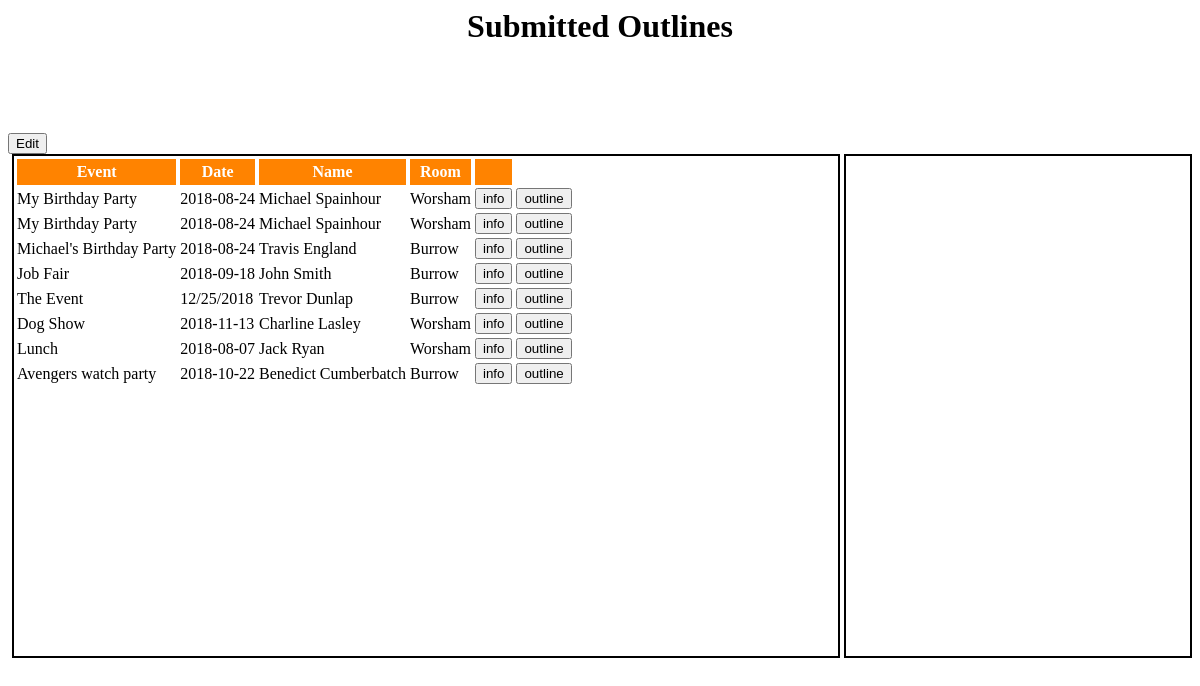
The page /admin on the database its author committed.
### tables this page shows
CREATE TABLE `users` (
	`firstname`	TEXT NOT NULL,
	`lastname`	TEXT NOT NULL,
	`phone`	TEXT NOT NULL,
	`email`	TEXT NOT NULL,
	`event`	TEXT NOT NULL,
	`eventdate`	TEXT NOT NULL,
	`starttime`	TEXT NOT NULL,
	`endtime`	TEXT NOT NULL,
	`room`	TEXT NOT NULL,
	`comments`	TEXT
);

### setup.py (the view)
@app.route('/admin')
def adminPage():
    c = sqlite3.connect('users.db')
    cur = c.cursor()
    cur.execute("SELECT DISTINCT * FROM users")
    users = cur.fetchall()
    return render_template('adminPage.html', users=users)

### templates/adminPage.html (shortened to what this page needs)
<html>
  <link rel="stylesheet" href="{{ url_for('static', filename='css/admin.css') }}">
  <head>
    <div id="header">
      <h1>Submitted Outlines</h1>
    </div>
  </head>
  <body>
    <button class="show_hide" id="edit" onclick="show_hide()">Edit</button>
    <div id="container">
      <div id="space">
      </div>
      <div id="canvas">
        <table>
          <thead class="header">
            <div id="header_div">
            <tr>
              <th>Event</th>
              <th>Date</th>
              <th>Name</th>
              <th>Room</th>
              <th></th>
            </tr>
            </div>
          </thead>
          <div id="user_info_div">
          {% for user in users %}
          <tr id="user_info">
            <td>{{ user[4] }}</td>
            <td>{{ user[5] }}</td>
            <td>{{ user[0] }} {{ user[1] }}</td>
            <td>{{ user[8] }}</td>
            <td><input id="button" type="button" name="submit" value="info" onclick="displayInfo('{{user[0]}}', '{{user[1]}}', '{{user[2]}}', '{{user[3]}}', '{{user[4]}}', '{{user[5]}}', '{{user[6]}}', '{{user[7]}}', '{{user[8]}}', '{{user[9]}}')"/></td>
            <td><input id="button_show_outline" type="button" name="submit" value="outline" onclick="show_outline()"/></td>
          </tr>
          {% endfor %}
          </div>
        </table>
      </div>
      <div id="space">
      </div>
      <div id="informationDiv">
      </div>
    </div>
  </body>
</html>

### static/css/admin.css (style rules this page uses)
#header { background-position: center; font-stretch: expanded; height: 125px; text-align: center; }
#edit { display: inline; }
#container { display: flex; }
#canvas { height:500; border-width:2px; border-style:solid; border-color:black; flex-grow: 1; overflow: scroll; }
#informationDiv { height: 500; border-width:2px; border-style: solid; border-color: black; flex-grow: 1; overflow: scroll; }
#space { width:4; }
thead.header tr { width: 100%; }
thead.header th { background: #FF8300; color: white; border-left: 1px solid; border-right: 1px solid; border-top: 1px solid; padding: 4px 3px; }

### rows shown on the page
users: event "The Event", eventdate "12/25/2018", firstname "Trevor", lastname "Dunlap", room "Burrow"

### other values the page prints
{{ user[4] }} "My Birthday Party" "My Birthday Party" "Michael's Birthday Party" "Job Fair" "Dog Show" "Lunch" "Avengers watch party"
{{ user[5] }} "2018-08-24" "2018-08-24" "2018-08-24" "2018-09-18" "2018-11-13" "2018-08-07" "2018-10-22"
{{ user[0] }} "Michael" "Michael" "Travis" "John" "Charline" "Jack" "Benedict"
{{ user[1] }} "Spainhour" "Spainhour" "England" "Smith" "Lasley" "Ryan" "Cumberbatch"
{{ user[8] }} "Worsham" "Worsham" "Burrow" "Burrow" "Worsham" "Worsham" "Burrow"
